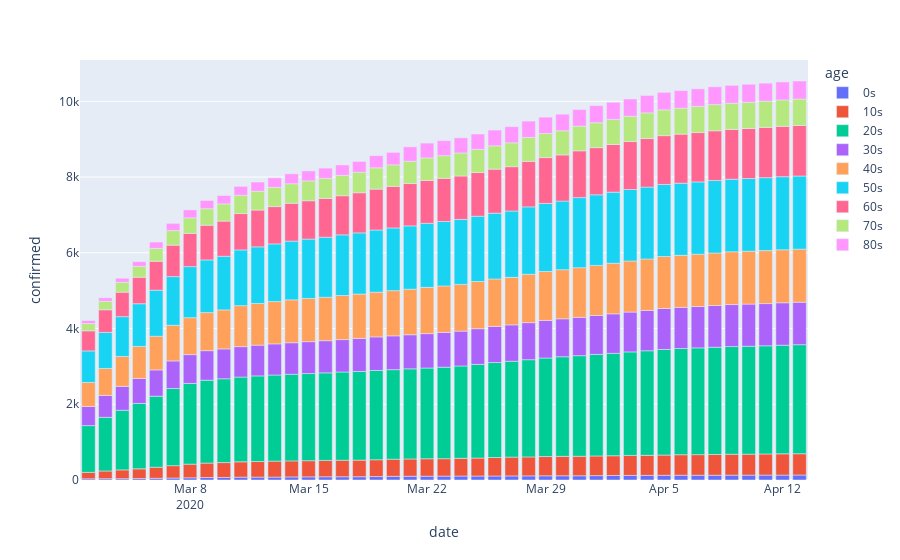

The cell this chart's notebook holds for it:
### Code cell
fig = px.bar(timeAge, x='date', y='confirmed',
             hover_data=['age'], color='age', )
fig.show()

### Figure 1 — Plotly figure (JSON) as saved in the notebook; plotly's stock layout.template omitted (floating-point values rounded to 4 significant figures)
{"data": [{"alignmentgroup": "True", "customdata": [["0s"], ["0s"], ["0s"], ["0s"], ["0s"], ["0s"], ["0s"], ["0s"], ["0s"], ["0s"], ["0s"], ["0s"], ["0s"], ["0s"], ["0s"], ["0s"], ["0s"], ["0s"], ["0s"], ["0s"], ["0s"], ["0s"], ["0s"], ["0s"], ["0s"], ["0s"], ["0s"], ["0s"], ["0s"], ["0s"], ["0s"], ["0s"], ["0s"], ["0s"], ["0s"], ["0s"], ["0s"], ["0s"], ["0s"], ["0s"], ["0s"], ["0s"], ["0s"]], "hoverlabel": {"namelength": 0}, "hovertemplate": "age=%{customdata[0]}<br>date=%{x}<br>confirmed=%{y}", "legendgroup": "0s", "marker": {"color": "#636efa"}, "name": "0s", "offsetgroup": "0s", "orientation": "v", "showlegend": true, "textposition": "auto", "type": "bar", "x": ["2020-03-02", "2020-03-03", "2020-03-04", "2020-03-05", "2020-03-06", "2020-03-07", "2020-03-08", "2020-03-09", "2020-03-10", "2020-03-11", "2020-03-12", "2020-03-13", "2020-03-14", "2020-03-15", "2020-03-16", "2020-03-17", "2020-03-18", "2020-03-19", "2020-03-20", "2020-03-21", "2020-03-22", "2020-03-23", "2020-03-24", "2020-03-25", "2020-03-26", "2020-03-27", "2020-03-28", "2020-03-29", "2020-03-30", "2020-03-31", "2020-04-01", "2020-04-02", "2020-04-03", "2020-04-04", "2020-04-05", "2020-04-06", "2020-04-07", "2020-04-08", "2020-04-09", "2020-04-10", "2020-04-11", "2020-04-12", "2020-04-13"], "xaxis": "x", "y": [32, 34, 34, 38, 45, 52, 58, 66, 67, 75, 76, 77, 81, 83, 85, 86, 87, 91, 97, 99, 101, 103, 105, 105, 106, 108, 109, 111, 112, 112, 116, 119, 121, 122, 124, 126, 126, 126, 128, 129, 130, 130, 132], "yaxis": "y"}, {"alignmentgroup": "True", "customdata": [["10s"], ["10s"], ["10s"], ["10s"], ["10s"], ["10s"], ["10s"], ["10s"], ["10s"], ["10s"], ["10s"], ["10s"], ["10s"], ["10s"], ["10s"], ["10s"], ["10s"], ["10s"], ["10s"], ["10s"], ["10s"], ["10s"], ["10s"], ["10s"], ["10s"], ["10s"], ["10s"], ["10s"], ["10s"], ["10s"], ["10s"], ["10s"], ["10s"], ["10s"], ["10s"], ["10s"], ["10s"], ["10s"], ["10s"], ["10s"], ["10s"], ["10s"], ["10s"]], "hoverlabel": {"namelength": 0}, "hovertemplate": "age=%{customdata[0]}<br>date=%{x}<br>confirmed=%{y}", "legendgroup": "10s", "marker": {"color": "#EF553B"}, "name": "10s", "offsetgroup": "10s", "orientation": "v", "showlegend": true, "textposition": "auto", "type": "bar", "x": ["2020-03-02", "2020-03-03", "2020-03-04", "2020-03-05", "2020-03-06", "2020-03-07", "2020-03-08", "2020-03-09", "2020-03-10", "2020-03-11", "2020-03-12", "2020-03-13", "2020-03-14", "2020-03-15", "2020-03-16", "2020-03-17", "2020-03-18", "2020-03-19", "2020-03-20", "2020-03-21", "2020-03-22", "2020-03-23", "2020-03-24", "2020-03-25", "2020-03-26", "2020-03-27", "2020-03-28", "2020-03-29", "2020-03-30", "2020-03-31", "2020-04-01", "2020-04-02", "2020-04-03", "2020-04-04", "2020-04-05", "2020-04-06", "2020-04-07", "2020-04-08", "2020-04-09", "2020-04-10", "2020-04-11", "2020-04-12", "2020-04-13"], "xaxis": "x", "y": [169, 204, 233, 257, 292, 327, 360, 381, 393, 405, 412, 421, 424, 427, 432, 436, 438, 444, 452, 457, 460, 460, 468, 475, 488, 496, 501, 508, 513, 515, 519, 522, 528, 530, 535, 542, 544, 548, 552, 553, 558, 561, 562], "yaxis": "y"}, {"alignmentgroup": "True", "customdata": [["20s"], ["20s"], ["20s"], ["20s"], ["20s"], ["20s"], ["20s"], ["20s"], ["20s"], ["20s"], ["20s"], ["20s"], ["20s"], ["20s"], ["20s"], ["20s"], ["20s"], ["20s"], ["20s"], ["20s"], ["20s"], ["20s"], ["20s"], ["20s"], ["20s"], ["20s"], ["20s"], ["20s"], ["20s"], ["20s"], ["20s"], ["20s"], ["20s"], ["20s"], ["20s"], ["20s"], ["20s"], ["20s"], ["20s"], ["20s"], ["20s"], ["20s"], ["20s"]], "hoverlabel": {"namelength": 0}, "hovertemplate": "age=%{customdata[0]}<br>date=%{x}<br>confirmed=%{y}", "legendgroup": "20s", "marker": {"color": "#00cc96"}, "name": "20s", "offsetgroup": "20s", "orientation": "v", "showlegend": true, "textposition": "auto", "type": "bar", "x": ["2020-03-02", "2020-03-03", "2020-03-04", "2020-03-05", "2020-03-06", "2020-03-07", "2020-03-08", "2020-03-09", "2020-03-10", "2020-03-11", "2020-03-12", "2020-03-13", "2020-03-14", "2020-03-15", "2020-03-16", "2020-03-17", "2020-03-18", "2020-03-19", "2020-03-20", "2020-03-21", "2020-03-22", "2020-03-23", "2020-03-24", "2020-03-25", "2020-03-26", "2020-03-27", "2020-03-28", "2020-03-29", "2020-03-30", "2020-03-31", "2020-04-01", "2020-04-02", "2020-04-03", "2020-04-04", "2020-04-05", "2020-04-06", "2020-04-07", "2020-04-08", "2020-04-09", "2020-04-10", "2020-04-11", "2020-04-12", "2020-04-13"], "xaxis": "x", "y": [1235, 1417, 1575, 1727, 1877, 2038, 2133, 2190, 2213, 2238, 2261, 2274, 2287, 2301, 2313, 2330, 2342, 2358, 2365, 2380, 2396, 2417, 2438, 2473, 2508, 2532, 2567, 2602, 2630, 2656, 2682, 2704, 2734, 2761, 2789, 2804, 2819, 2832, 2844, 2851, 2856, 2869, 2879], "yaxis": "y"}, {"alignmentgroup": "True", "customdata": [["30s"], ["30s"], ["30s"], ["30s"], ["30s"], ["30s"], ["30s"], ["30s"], ["30s"], ["30s"], ["30s"], ["30s"], ["30s"], ["30s"], ["30s"], ["30s"], ["30s"], ["30s"], ["30s"], ["30s"], ["30s"], ["30s"], ["30s"], ["30s"], ["30s"], ["30s"], ["30s"], ["30s"], ["30s"], ["30s"], ["30s"], ["30s"], ["30s"], ["30s"], ["30s"], ["30s"], ["30s"], ["30s"], ["30s"], ["30s"], ["30s"], ["30s"], ["30s"]], "hoverlabel": {"namelength": 0}, "hovertemplate": "age=%{customdata[0]}<br>date=%{x}<br>confirmed=%{y}", "legendgroup": "30s", "marker": {"color": "#ab63fa"}, "name": "30s", "offsetgroup": "30s", "orientation": "v", "showlegend": true, "textposition": "auto", "type": "bar", "x": ["2020-03-02", "2020-03-03", "2020-03-04", "2020-03-05", "2020-03-06", "2020-03-07", "2020-03-08", "2020-03-09", "2020-03-10", "2020-03-11", "2020-03-12", "2020-03-13", "2020-03-14", "2020-03-15", "2020-03-16", "2020-03-17", "2020-03-18", "2020-03-19", "2020-03-20", "2020-03-21", "2020-03-22", "2020-03-23", "2020-03-24", "2020-03-25", "2020-03-26", "2020-03-27", "2020-03-28", "2020-03-29", "2020-03-30", "2020-03-31", "2020-04-01", "2020-04-02", "2020-04-03", "2020-04-04", "2020-04-05", "2020-04-06", "2020-04-07", "2020-04-08", "2020-04-09", "2020-04-10", "2020-04-11", "2020-04-12", "2020-04-13"], "xaxis": "x", "y": [506, 578, 631, 659, 693, 727, 760, 779, 789, 804, 812, 823, 833, 842, 849, 856, 873, 886, 893, 900, 909, 917, 921, 943, 955, 960, 978, 993, 1002, 1012, 1027, 1043, 1052, 1066, 1083, 1086, 1092, 1102, 1109, 1113, 1115, 1120, 1122], "yaxis": "y"}, {"alignmentgroup": "True", "customdata": [["40s"], ["40s"], ["40s"], ["40s"], ["40s"], ["40s"], ["40s"], ["40s"], ["40s"], ["40s"], ["40s"], ["40s"], ["40s"], ["40s"], ["40s"], ["40s"], ["40s"], ["40s"], ["40s"], ["40s"], ["40s"], ["40s"], ["40s"], ["40s"], ["40s"], ["40s"], ["40s"], ["40s"], ["40s"], ["40s"], ["40s"], ["40s"], ["40s"], ["40s"], ["40s"], ["40s"], ["40s"], ["40s"], ["40s"], ["40s"], ["40s"], ["40s"], ["40s"]], "hoverlabel": {"namelength": 0}, "hovertemplate": "age=%{customdata[0]}<br>date=%{x}<br>confirmed=%{y}", "legendgroup": "40s", "marker": {"color": "#FFA15A"}, "name": "40s", "offsetgroup": "40s", "orientation": "v", "showlegend": true, "textposition": "auto", "type": "bar", "x": ["2020-03-02", "2020-03-03", "2020-03-04", "2020-03-05", "2020-03-06", "2020-03-07", "2020-03-08", "2020-03-09", "2020-03-10", "2020-03-11", "2020-03-12", "2020-03-13", "2020-03-14", "2020-03-15", "2020-03-16", "2020-03-17", "2020-03-18", "2020-03-19", "2020-03-20", "2020-03-21", "2020-03-22", "2020-03-23", "2020-03-24", "2020-03-25", "2020-03-26", "2020-03-27", "2020-03-28", "2020-03-29", "2020-03-30", "2020-03-31", "2020-04-01", "2020-04-02", "2020-04-03", "2020-04-04", "2020-04-05", "2020-04-06", "2020-04-07", "2020-04-08", "2020-04-09", "2020-04-10", "2020-04-11", "2020-04-12", "2020-04-13"], "xaxis": "x", "y": [633, 713, 790, 847, 889, 941, 975, 1005, 1030, 1082, 1101, 1117, 1133, 1141, 1147, 1164, 1171, 1181, 1193, 1203, 1221, 1228, 1234, 1246, 1252, 1256, 1278, 1292, 1297, 1312, 1323, 1336, 1350, 1358, 1370, 1375, 1382, 1387, 1394, 1396, 1399, 1400, 1401], "yaxis": "y"}, {"alignmentgroup": "True", "customdata": [["50s"], ["50s"], ["50s"], ["50s"], ["50s"], ["50s"], ["50s"], ["50s"], ["50s"], ["50s"], ["50s"], ["50s"], ["50s"], ["50s"], ["50s"], ["50s"], ["50s"], ["50s"], ["50s"], ["50s"], ["50s"], ["50s"], ["50s"], ["50s"], ["50s"], ["50s"], ["50s"], ["50s"], ["50s"], ["50s"], ["50s"], ["50s"], ["50s"], ["50s"], ["50s"], ["50s"], ["50s"], ["50s"], ["50s"], ["50s"], ["50s"], ["50s"], ["50s"]], "hoverlabel": {"namelength": 0}, "hovertemplate": "age=%{customdata[0]}<br>date=%{x}<br>confirmed=%{y}", "legendgroup": "50s", "marker": {"color": "#19d3f3"}, "name": "50s", "offsetgroup": "50s", "orientation": "v", "showlegend": true, "textposition": "auto", "type": "bar", "x": ["2020-03-02", "2020-03-03", "2020-03-04", "2020-03-05", "2020-03-06", "2020-03-07", "2020-03-08", "2020-03-09", "2020-03-10", "2020-03-11", "2020-03-12", "2020-03-13", "2020-03-14", "2020-03-15", "2020-03-16", "2020-03-17", "2020-03-18", "2020-03-19", "2020-03-20", "2020-03-21", "2020-03-22", "2020-03-23", "2020-03-24", "2020-03-25", "2020-03-26", "2020-03-27", "2020-03-28", "2020-03-29", "2020-03-30", "2020-03-31", "2020-04-01", "2020-04-02", "2020-04-03", "2020-04-04", "2020-04-05", "2020-04-06", "2020-04-07", "2020-04-08", "2020-04-09", "2020-04-10", "2020-04-11", "2020-04-12", "2020-04-13"], "xaxis": "x", "y": [834, 952, 1051, 1127, 1217, 1287, 1349, 1391, 1416, 1472, 1495, 1523, 1551, 1568, 1585, 1602, 1615, 1642, 1656, 1672, 1691, 1702, 1716, 1724, 1738, 1752, 1780, 1798, 1812, 1851, 1865, 1878, 1887, 1898, 1904, 1906, 1909, 1915, 1917, 1920, 1926, 1930, 1932], "yaxis": "y"}, {"alignmentgroup": "True", "customdata": [["60s"], ["60s"], ["60s"], ["60s"], ["60s"], ["60s"], ["60s"], ["60s"], ["60s"], ["60s"], ["60s"], ["60s"], ["60s"], ["60s"], ["60s"], ["60s"], ["60s"], ["60s"], ["60s"], ["60s"], ["60s"], ["60s"], ["60s"], ["60s"], ["60s"], ["60s"], ["60s"], ["60s"], ["60s"], ["60s"], ["60s"], ["60s"], ["60s"], ["60s"], ["60s"], ["60s"], ["60s"], ["60s"], ["60s"], ["60s"], ["60s"], ["60s"], ["60s"]], "hoverlabel": {"namelength": 0}, "hovertemplate": "age=%{customdata[0]}<br>date=%{x}<br>confirmed=%{y}", "legendgroup": "60s", "marker": {"color": "#FF6692"}, "name": "60s", "offsetgroup": "60s", "orientation": "v", "showlegend": true, "textposition": "auto", "type": "bar", "x": ["2020-03-02", "2020-03-03", "2020-03-04", "2020-03-05", "2020-03-06", "2020-03-07", "2020-03-08", "2020-03-09", "2020-03-10", "2020-03-11", "2020-03-12", "2020-03-13", "2020-03-14", "2020-03-15", "2020-03-16", "2020-03-17", "2020-03-18", "2020-03-19", "2020-03-20", "2020-03-21", "2020-03-22", "2020-03-23", "2020-03-24", "2020-03-25", "2020-03-26", "2020-03-27", "2020-03-28", "2020-03-29", "2020-03-30", "2020-03-31", "2020-04-01", "2020-04-02", "2020-04-03", "2020-04-04", "2020-04-05", "2020-04-06", "2020-04-07", "2020-04-08", "2020-04-09", "2020-04-10", "2020-04-11", "2020-04-12", "2020-04-13"], "xaxis": "x", "y": [530, 597, 646, 699, 763, 830, 878, 916, 929, 960, 972, 985, 999, 1012, 1024, 1033, 1059, 1080, 1099, 1118, 1132, 1139, 1146, 1154, 1162, 1170, 1201, 1210, 1218, 1235, 1245, 1258, 1266, 1282, 1289, 1294, 1304, 1312, 1314, 1320, 1327, 1330, 1335], "yaxis": "y"}, {"alignmentgroup": "True", "customdata": [["70s"], ["70s"], ["70s"], ["70s"], ["70s"], ["70s"], ["70s"], ["70s"], ["70s"], ["70s"], ["70s"], ["70s"], ["70s"], ["70s"], ["70s"], ["70s"], ["70s"], ["70s"], ["70s"], ["70s"], ["70s"], ["70s"], ["70s"], ["70s"], ["70s"], ["70s"], ["70s"], ["70s"], ["70s"], ["70s"], ["70s"], ["70s"], ["70s"], ["70s"], ["70s"], ["70s"], ["70s"], ["70s"], ["70s"], ["70s"], ["70s"], ["70s"], ["70s"]], "hoverlabel": {"namelength": 0}, "hovertemplate": "age=%{customdata[0]}<br>date=%{x}<br>confirmed=%{y}", "legendgroup": "70s", "marker": {"color": "#B6E880"}, "name": "70s", "offsetgroup": "70s", "orientation": "v", "showlegend": true, "textposition": "auto", "type": "bar", "x": ["2020-03-02", "2020-03-03", "2020-03-04", "2020-03-05", "2020-03-06", "2020-03-07", "2020-03-08", "2020-03-09", "2020-03-10", "2020-03-11", "2020-03-12", "2020-03-13", "2020-03-14", "2020-03-15", "2020-03-16", "2020-03-17", "2020-03-18", "2020-03-19", "2020-03-20", "2020-03-21", "2020-03-22", "2020-03-23", "2020-03-24", "2020-03-25", "2020-03-26", "2020-03-27", "2020-03-28", "2020-03-29", "2020-03-30", "2020-03-31", "2020-04-01", "2020-04-02", "2020-04-03", "2020-04-04", "2020-04-05", "2020-04-06", "2020-04-07", "2020-04-08", "2020-04-09", "2020-04-10", "2020-04-11", "2020-04-12", "2020-04-13"], "xaxis": "x", "y": [192, 224, 260, 288, 340, 384, 409, 438, 454, 483, 497, 506, 515, 525, 531, 539, 542, 562, 568, 589, 595, 599, 608, 611, 616, 630, 632, 635, 640, 651, 658, 663, 668, 678, 681, 686, 689, 692, 692, 694, 694, 697, 698], "yaxis": "y"}, {"alignmentgroup": "True", "customdata": [["80s"], ["80s"], ["80s"], ["80s"], ["80s"], ["80s"], ["80s"], ["80s"], ["80s"], ["80s"], ["80s"], ["80s"], ["80s"], ["80s"], ["80s"], ["80s"], ["80s"], ["80s"], ["80s"], ["80s"], ["80s"], ["80s"], ["80s"], ["80s"], ["80s"], ["80s"], ["80s"], ["80s"], ["80s"], ["80s"], ["80s"], ["80s"], ["80s"], ["80s"], ["80s"], ["80s"], ["80s"], ["80s"], ["80s"], ["80s"], ["80s"], ["80s"], ["80s"]], "hoverlabel": {"namelength": 0}, "hovertemplate": "age=%{customdata[0]}<br>date=%{x}<br>confirmed=%{y}", "legendgroup": "80s", "marker": {"color": "#FF97FF"}, "name": "80s", "offsetgroup": "80s", "orientation": "v", "showlegend": true, "textposition": "auto", "type": "bar", "x": ["2020-03-02", "2020-03-03", "2020-03-04", "2020-03-05", "2020-03-06", "2020-03-07", "2020-03-08", "2020-03-09", "2020-03-10", "2020-03-11", "2020-03-12", "2020-03-13", "2020-03-14", "2020-03-15", "2020-03-16", "2020-03-17", "2020-03-18", "2020-03-19", "2020-03-20", "2020-03-21", "2020-03-22", "2020-03-23", "2020-03-24", "2020-03-25", "2020-03-26", "2020-03-27", "2020-03-28", "2020-03-29", "2020-03-30", "2020-03-31", "2020-04-01", "2020-04-02", "2020-04-03", "2020-04-04", "2020-04-05", "2020-04-06", "2020-04-07", "2020-04-08", "2020-04-09", "2020-04-10", "2020-04-11", "2020-04-12", "2020-04-13"], "xaxis": "x", "y": [81, 93, 108, 124, 168, 191, 212, 216, 222, 236, 243, 253, 263, 263, 270, 274, 286, 321, 329, 381, 392, 396, 401, 406, 416, 428, 432, 434, 437, 442, 452, 453, 456, 461, 462, 465, 466, 470, 473, 474, 475, 475, 476], "yaxis": "y"}], "layout": {"barmode": "relative", "legend": {"title": {"text": "age"}, "tracegroupgap": 0}, "margin": {"t": 60}, "xaxis": {"anchor": "y", "domain": [0, 1], "title": {"text": "date"}}, "yaxis": {"anchor": "x", "domain": [0, 1], "title": {"text": "confirmed"}}}}
